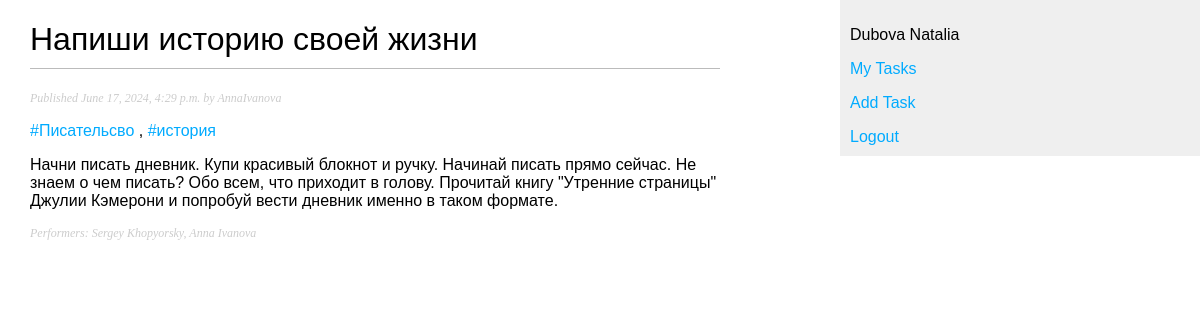
The app's page /task/napishi-istoriju-svoej-zhizni/ (signed in) with its own data.
### tasks/models.py (models this page shows, shortened)
class Task(models.Model):
    class Status(models.TextChoices):
        IN_PROGRESS = 'PROG', 'In progress'
        IDLE = 'IDLE', 'Idle'
    name = models.CharField(max_length=100)
    detailed_descr = models.TextField(null=True, blank=True, verbose_name='description')
    slug = models.SlugField(max_length=100, unique_for_date='time_created')
    in_progress = models.CharField(max_length=4,
                                   choices=Status.choices,
                                   default=Status.IN_PROGRESS)
    created_by = models.ForeignKey(get_user_model(),
                                   on_delete=models.CASCADE,
                                   related_name='created_tasks',
                                   related_query_name='created_task',
                                   null=True)
    time_created = models.DateTimeField(auto_now_add=True)
    time_updated = models.DateTimeField(auto_now=True)
    time_to_finish = models.DateTimeField(null=True, blank=True)
    performers = models.ManyToManyField(get_user_model(),
                                        related_name='tasks',
                                        related_query_name='task')
    tags = TaggableManager(blank=True, related_name='tasks')
    objects = models.Manager()
    class Meta:
        ordering = ['-time_created']
        indexes = [
            models.Index(fields=['slug', 'time_created'])
        ]

### tasks/views.py (the view)
# urls.py: path('<slug:task_slug>/', TaskView.as_view(), name='page'),
class TaskView(LoginRequiredMixin, DetailView):
    model = Task
    template_name = 'tasks/task.html'
    slug_url_kwarg = 'task_slug'
    context_object_name = 'task'

### tasks/templatetags/task_tags.py (called while the page is built)
@register.inclusion_tag('tasks/task_info.html', name='info')
def show_task_info(task):
    return {'task': task}

@register.filter(name='_join')
def show_performers(performers):
    return ', '.join([f"{p.first_name} {p.last_name}" for p in performers])

### templates/tasks/task.html (shortened to what this page needs)
{% extends 'base.html' %}
{% load task_tags %}
{% block content %}
    <h1>{{ task.name }}</h1>
    <p class="date">{% info task %}</p>
    {% if task.tags.exists %}
        <p class="tags">
            {% for tag in task.tags.all %}
                <a href="{% url 'tasks:tag' tag.slug %}">#{{ tag.name }}</a>
                {% if not forloop.last %}, {% endif %}
            {% endfor %}
        </p>
    {% endif %}
    <p class="content">
        {{ task.detailed_descr }}
    </p>
    <p class="date">Performers: {{ task.performers.all|_join }}</p>
{% endblock content %}

### templates/base.html (shortened to what this page needs)
{%  load static %}
<!DOCTYPE html>
<html>
<head>
    <link href="{% static 'css/tasks.css' %}" rel="stylesheet">
</head>
<body>
    <div id="content">
    {% block content %}
    {% endblock content %}
    </div>
    <div id="sidebar">
        {% if user.is_authenticated %}
            <p>{{ user.last_name }} {{ user.first_name }}</p>
            <p><a href="{% url 'tasks:tasks' %}">My Tasks</a></p>
            <p><a href="{% url 'tasks:add_task' %}">Add Task</a></p>
            <form method="post" action="{%  url 'users:logout' %}">
                <a href="#" onclick="parentNode.submit();">Logout</a>
            </form>
        {% else %}
            <p>
            You should <a href="{% url 'users:login' %}">log in</a> or
            <a href="{%  url 'users:signup' %}">sign up</a>.
            </p>
        {% endif %}
    </div>
</body>
</html>

### templates/tasks/task_info.html
Published {{ task.time_created }} by
{%  if task.created_by %}{{ task.created_by }}{% else %}Unknown Author{% endif %}

### static/css/tasks.css (style rules this page uses)
body { margin: 0; padding: 0; font-family: helvetica, sans-serif; }
a { color: #00abff; text-decoration: none; }
h1 { font-weight: normal; border-bottom: 1px solid #bbb; padding: 0 0 10px 0; }
#content { float: left; width: 60%; padding: 0 0 0 30px; }
#sidebar { float: right; width: 30%; padding: 10px; background: #efefef; height: 100%; }
p.date { color: #ccc; font-family: georgia, serif; font-size: 12px; font-style: italic; }
* { box-sizing: border-box; }

### records on screen
Task: name "Напиши историю своей жизни", time_created "June 17, 2024, 4:29 p.m.", created_by "AnnaIvanova", detailed_descr "Начни писать дневник. Купи красивый блокнот и ручку. Начинай писать прямо сейчас. Не знаем о чем писать? Обо всем, что приходит в голову. Прочитай книгу \"Утренние страницы\" Джулии Кэмерони и попробуй вести дневник именно в таком формате.", performers.all|_join "Sergey Khopyorsky, Anna Ivanova"
Tag: name "Писательсво"
Tag: name "история"

### other values on screen
{{ user.last_name }} "Dubova"
{{ user.first_name }} "Natalia"
